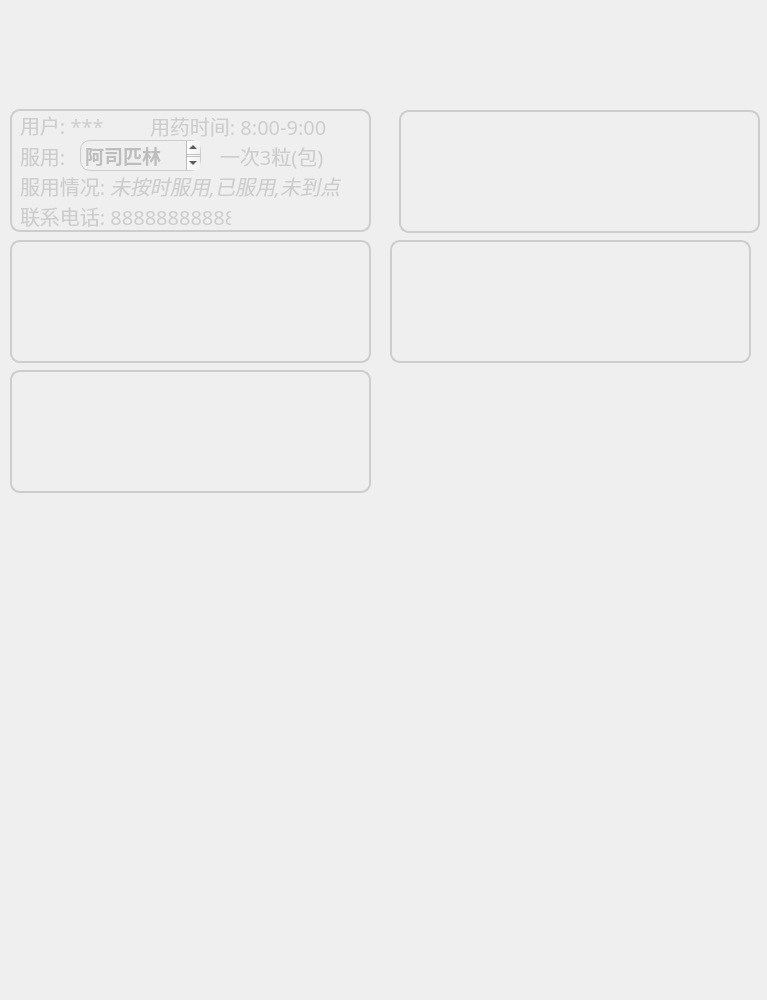
     <widget class="QWidget" name="scrollAreaWidgetContents">
      <property name="geometry">
       <rect>
        <x>0</x>
        <y>0</y>
        <width>767</width>
        <height>1000</height>
       </rect>
      </property>
      <property name="minimumSize">
       <size>
        <width>0</width>
        <height>1000</height>
       </size>
      </property>
      <property name="maximumSize">
       <size>
        <width>767</width>
        <height>100000</height>
       </size>
      </property>
      <property name="styleSheet">
       <string notr="true">QWidget#scrollAreaWidgetContents
{

	background-color: transparent;

}</string>
      </property>
      <widget class="QLabel" name="label_73">
       <property name="geometry">
        <rect>
         <x>590</x>
         <y>340</y>
         <width>171</width>
         <height>161</height>
        </rect>
       </property>
       <property name="font">
        <font>
         <family>礼品卉自由落体</family>
         <pointsize>16</pointsize>
        </font>
       </property>
       <property name="styleSheet">
        <string notr="true">QLabel{
	
	background-image: url(:/windows_img/resource_dir/src_img/medicine_comic_1.png);
	background-repeat: no-repeat; /* 禁止图片重复填充 */
                background-position: center;   /* 图片居中显示 */
}</string>
       </property>
       <property name="text">
        <string/>
       </property>
      </widget>
      <widget class="QLabel" name="label_74">
       <property name="geometry">
        <rect>
         <x>10</x>
         <y>10</y>
         <width>341</width>
         <height>81</height>
        </rect>
       </property>
       <property name="font">
        <font>
         <family>礼品卉自由落体</family>
         <pointsize>16</pointsize>
        </font>
       </property>
       <property name="styleSheet">
        <string notr="true">QLabel{
	
	background-image: url(:/windows_img/resource_dir/src_img/medicine_icon_2.png);
	background-repeat: no-repeat; /* 禁止图片重复填充 */
                background-position: center;   /* 图片居中显示 */
}</string>
       </property>
       <property name="text">
        <string/>
       </property>
      </widget>
      <widget class="QLabel" name="label_75">
       <property name="geometry">
        <rect>
         <x>10</x>
         <y>109</y>
         <width>361</width>
         <height>123</height>
        </rect>
       </property>
       <property name="styleSheet">
        <string notr="true">QLabel{
		border: 2px solid #cdcdcd;           /* 设置边框样式 */
                border-radius: 10px;               /* 设置圆角半径 */
}</string>
       </property>
       <property name="text">
        <string/>
       </property>
      </widget>
      <widget class="QLabel" name="label_76">
       <property name="geometry">
        <rect>
         <x>20</x>
         <y>110</y>
         <width>120</width>
         <height>30</height>
        </rect>
       </property>
       <property name="font">
        <font>
         <family>礼品卉自由落体</family>
         <pointsize>15</pointsize>
        </font>
       </property>
       <property name="styleSheet">
        <string notr="true">QLabel{
	color: #cdcdcd;
}</string>
       </property>
       <property name="text">
        <string>用户: ***</string>
       </property>
      </widget>
      <widget class="QLabel" name="label_77">
       <property name="geometry">
        <rect>
         <x>150</x>
         <y>90</y>
         <width>191</width>
         <height>71</height>
        </rect>
       </property>
       <property name="font">
        <font>
         <family>礼品卉自由落体</family>
         <pointsize>15</pointsize>
        </font>
       </property>
       <property name="styleSheet">
        <string notr="true">QLabel{
	color: #cdcdcd;
}</string>
       </property>
       <property name="text">
        <string>用药时间: 8:00-9:00</string>
       </property>
      </widget>
      <widget class="QLabel" name="label_78">
       <property name="geometry">
        <rect>
         <x>20</x>
         <y>120</y>
         <width>51</width>
         <height>71</height>
        </rect>
       </property>
       <property name="font">
        <font>
         <family>礼品卉自由落体</family>
         <pointsize>15</pointsize>
        </font>
       </property>
       <property name="styleSheet">
        <string notr="true">QLabel{
	color: #cdcdcd;
}</string>
       </property>
       <property name="text">
        <string>服用: </string>
       </property>
      </widget>
      <widget class="QTextEdit" name="textEdit_36">
       <property name="geometry">
        <rect>
         <x>80</x>
         <y>140</y>
         <width>121</width>
         <height>31</height>
        </rect>
       </property>
       <property name="font">
        <font>
         <family>礼品卉自由落体</family>
         <pointsize>14</pointsize>
         <bold>true</bold>
        </font>
       </property>
       <property name="styleSheet">
        <string notr="true">QTextEdit{
	color: #bdbdbd;
	border: 1px solid #cdcdcd;           /* 设置边框样式 */
                border-radius: 10px;               /* 设置圆角半径 */
	background-color: transparent; /* 背景色透明 */
}</string>
       </property>
       <property name="html">
        <string>&lt;!DOCTYPE HTML PUBLIC &quot;-//W3C//DTD HTML 4.0//EN&quot; &quot;http://www.w3.org/TR/REC-html40/strict.dtd&quot;&gt;
&lt;html&gt;&lt;head&gt;&lt;meta name=&quot;qrichtext&quot; content=&quot;1&quot; /&gt;&lt;meta charset=&quot;utf-8&quot; /&gt;&lt;style type=&quot;text/css&quot;&gt;
p, li { white-space: pre-wrap; }
hr { height: 1px; border-width: 0; }
li.unchecked::marker { content: &quot;\2610&quot;; }
li.checked::marker { content: &quot;\2612&quot;; }
&lt;/style&gt;&lt;/head&gt;&lt;body style=&quot; font-family:'礼品卉自由落体'; font-size:14pt; font-weight:700; font-style:normal;&quot;&gt;
&lt;p style=&quot; margin-top:0px; margin-bottom:0px; margin-left:0px; margin-right:0px; -qt-block-indent:0; text-indent:0px;&quot;&gt;阿司匹林&lt;/p&gt;&lt;/body&gt;&lt;/html&gt;</string>
       </property>
      </widget>
      <widget class="QLabel" name="label_79">
       <property name="geometry">
        <rect>
         <x>220</x>
         <y>120</y>
         <width>121</width>
         <height>71</height>
        </rect>
       </property>
       <property name="font">
        <font>
         <family>礼品卉自由落体</family>
         <pointsize>15</pointsize>
        </font>
       </property>
       <property name="styleSheet">
        <string notr="true">QLabel{
	color: #cdcdcd;
}</string>
       </property>
       <property name="text">
        <string>一次3粒(包)</string>
       </property>
      </widget>
      <widget class="QLabel" name="label_80">
       <property name="geometry">
        <rect>
         <x>20</x>
         <y>150</y>
         <width>161</width>
         <height>71</height>
        </rect>
       </property>
       <property name="font">
        <font>
         <family>礼品卉自由落体</family>
         <pointsize>15</pointsize>
        </font>
       </property>
       <property name="styleSheet">
        <string notr="true">QLabel{
	color: #cdcdcd;
}</string>
       </property>
       <property name="text">
        <string>服用情况:</string>
       </property>
      </widget>
      <widget class="QLabel" name="label_81">
       <property name="geometry">
        <rect>
         <x>110</x>
         <y>150</y>
         <width>231</width>
         <height>71</height>
        </rect>
       </property>
       <property name="font">
        <font>
         <family>礼品卉自由落体</family>
         <pointsize>15</pointsize>
         <italic>true</italic>
        </font>
       </property>
       <property name="styleSheet">
        <string notr="true">QLabel{
	color: #cdcdcd;
}</string>
       </property>
       <property name="text">
        <string>未按时服用,已服用,未到点</string>
       </property>
      </widget>
      <widget class="QLabel" name="label_82">
       <property name="geometry">
        <rect>
         <x>399</x>
         <y>110</y>
         <width>361</width>
         <height>123</height>
        </rect>
       </property>
       <property name="styleSheet">
        <string notr="true">QLabel{
		border: 2px solid #cdcdcd;           /* 设置边框样式 */
                border-radius: 10px;               /* 设置圆角半径 */
}</string>
       </property>
       <property name="text">
        <string/>
       </property>
      </widget>
      <widget class="QLabel" name="label_83">
       <property name="geometry">
        <rect>
         <x>20</x>
         <y>180</y>
         <width>211</width>
         <height>71</height>
        </rect>
       </property>
       <property name="font">
        <font>
         <family>礼品卉自由落体</family>
         <pointsize>15</pointsize>
        </font>
       </property>
       <property name="styleSheet">
        <string notr="true">QLabel{
	color: #cdcdcd;
}</string>
       </property>
       <property name="text">
        <string>联系电话: 88888888888</string>
       </property>
      </widget>
      <widget class="QLabel" name="label_91">
       <property name="geometry">
        <rect>
         <x>10</x>
         <y>240</y>
         <width>361</width>
         <height>123</height>
        </rect>
       </property>
       <property name="styleSheet">
        <string notr="true">QLabel{
		border: 2px solid #cdcdcd;           /* 设置边框样式 */
                border-radius: 10px;               /* 设置圆角半径 */
}</string>
       </property>
       <property name="text">
        <string/>
       </property>
      </widget>
      <widget class="QLabel" name="label_92">
       <property name="geometry">
        <rect>
         <x>10</x>
         <y>370</y>
         <width>361</width>
         <height>123</height>
        </rect>
       </property>
       <property name="styleSheet">
        <string notr="true">QLabel{
		border: 2px solid #cdcdcd;           /* 设置边框样式 */
                border-radius: 10px;               /* 设置圆角半径 */
}</string>
       </property>
       <property name="text">
        <string/>
       </property>
      </widget>
      <widget class="QLabel" name="label_93">
       <property name="geometry">
        <rect>
         <x>390</x>
         <y>240</y>
         <width>361</width>
         <height>123</height>
        </rect>
       </property>
       <property name="styleSheet">
        <string notr="true">QLabel{
		border: 2px solid #cdcdcd;           /* 设置边框样式 */
                border-radius: 10px;               /* 设置圆角半径 */
}</string>
       </property>
       <property name="text">
        <string/>
       </property>
      </widget>
     </widget>
